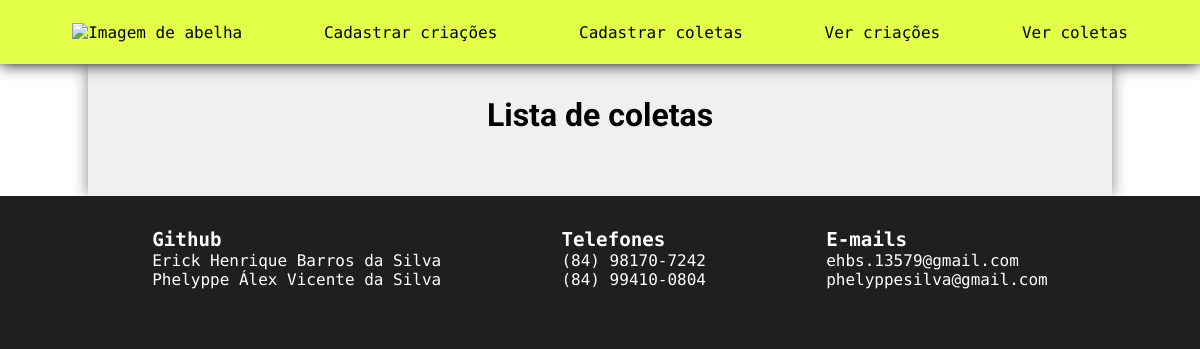
The page /listar-coletas/ on the database as committed earlier.
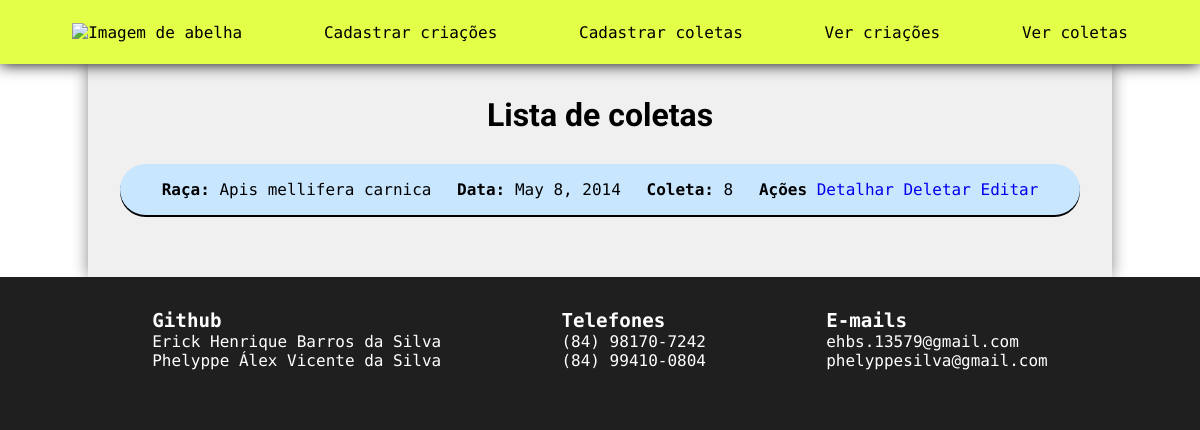
The same page on the database as committed later.
### Producao/models.py (models this page shows, shortened)
class Coleta(models.Model):
    id = models.AutoField(primary_key=True)
    criacao = models.ForeignKey(Criacao, on_delete=models.CASCADE, verbose_name='criacao')
    data = models.DateField(max_length=10, verbose_name='data')
    quantidade = models.IntegerField(verbose_name='quantidade')

class Criacao(models.Model):
    id = models.AutoField(primary_key=True)
    raca = models.CharField(max_length=30, verbose_name='raca')
    data_entrada = models.DateField(max_length=10, verbose_name='data_entrada')
    class Meta:
        ordering = ['data_entrada', 'raca']
        app_label = 'Producao'

### Producao/views.py (the view)
# urls.py: path('listar-coletas/', views.listar_coletas, name='listar_coletas'),
def listar_coletas(request):
    lista_coletas = Coleta.objects.all()
    informacoes = {
        'lista_coletas': lista_coletas
    }
    return render(request, 'Producao/listar_coletas.html', informacoes)

### templates/Producao/listar_coletas.html (shortened to what this page needs)
{% extends "base.html" %}
{% block subtitulo %}
Lista de coletas
{% endblock %}
{% block conteudo %}
    <div class="tabela">
        {% for coleta in lista_coletas %}
        <div class="linha">
            <div class="coluna">
                <b>Raça:</b> {{ coleta.criacao.raca }}
            </div>
            <div class="coluna">
                <b>Data:</b> {{ coleta.data }}
            </div>
            <div class="coluna">
                <b>Coleta:</b> {{ coleta.quantidade }}
            </div>
            <div class="coluna">
                <b>Ações</b> <a href="/detalhes-coleta/{{ coleta.id }}">Detalhar</a> <a href="/deletar-coleta/{{ coleta.id }}">Deletar</a> <a href="/editar-coleta/{{ coleta.id }}">Editar</a>
            </div>
        </div>
        {% endfor %}
    </div>
{% endblock %}

Rows that differ between the two databases and show on the page:
added Coleta: criacao.raca "Apis mellifera carnica", data "May 8, 2014", quantidade "8"
